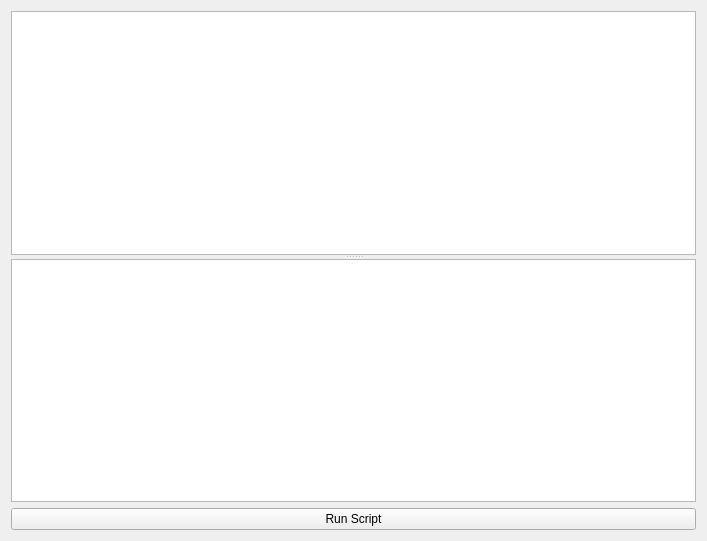
<?xml version="1.0" encoding="UTF-8"?>
<ui version="4.0">
 <class>scriptEditForm</class>
 <widget class="QWidget" name="scriptEditForm">
  <property name="geometry">
   <rect>
    <x>0</x>
    <y>0</y>
    <width>707</width>
    <height>541</height>
   </rect>
  </property>
  <property name="windowTitle">
   <string>Server-side Script editor</string>
  </property>
  <layout class="QVBoxLayout" name="verticalLayout">
   <item>
    <widget class="QSplitter" name="splitter">
     <property name="orientation">
      <enum>Qt::Vertical</enum>
     </property>
     <widget class="QTextEdit" name="stackTraceTextEdit"/>
     <widget class="QTextEdit" name="scriptTextEdit">
      <property name="acceptRichText">
       <bool>false</bool>
      </property>
     </widget>
    </widget>
   </item>
   <item>
    <widget class="QPushButton" name="runScriptPushButton">
     <property name="text">
      <string>Run Script</string>
     </property>
    </widget>
   </item>
  </layout>
 </widget>
 <resources/>
 <connections/>
</ui>
